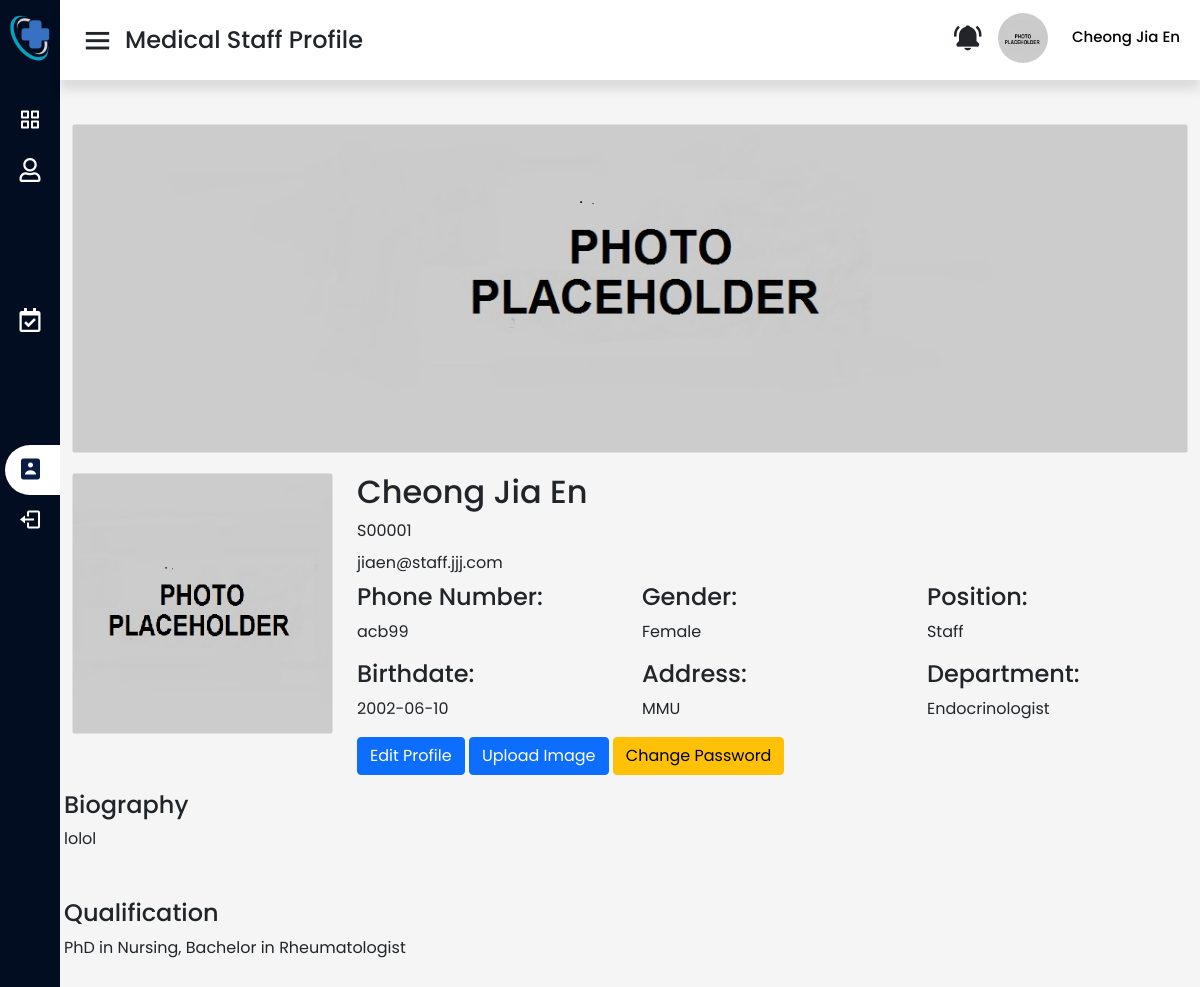
The app's page /staffprofile.php (signed in) with its own data.
### tables this page shows
CREATE TABLE `staff` (
  `staffPrefix` varchar(1) NOT NULL DEFAULT 'S',
  `staffId` int(5) UNSIGNED ZEROFILL NOT NULL,
  `staffName` varchar(50) NOT NULL,
  `staffEmail` varchar(50) NOT NULL,
  `staffPassword` varchar(50) NOT NULL,
  `staffPosition` varchar(50) NOT NULL,
  `staffDepartment` varchar(50) NOT NULL,
  `staffUsertype` varchar(50) NOT NULL DEFAULT 'staff',
  `staffPhone_number` varchar(50) NOT NULL,
  `staffGender` varchar(50) NOT NULL,
  `staffAddress` varchar(50) NOT NULL,
  `staffBirthdate` date NOT NULL,
  `staffImage_profile` varchar(50) NOT NULL,
  `staffImage_cover` varchar(50) NOT NULL,
  `staffBiography` varchar(256) NOT NULL,
  `staffQualification` varchar(256) NOT NULL
);

### staffprofile.php (the view, shortened to what this page needs)
<?php
include 'connection.php';
?>
<!DOCTYPE html>
<html lang="en">
<head>
  <link rel="stylesheet" href="asset/css/navbar.css">
  <link rel="stylesheet" href="asset/css/staffstyle.css">
  <?php include('asset/includes/cssCDN.php'); ?>
</head>
</head>
<body>
  <?php $page = 'staffprofile';
  include('asset/includes/staffSideBar.php'); ?>
  <section class="home-section">
    <nav>
      <div class="sidebar-button">
        <i class='bx bx-menu sidebarBtn'></i>
        <span class="dashboard">Medical Staff Profile</span>
      </div>
      <div class="right-nav">
        <div class="right noti-bell my-auto">
          <i class='bx bxs-bell-ring'></i>
        </div>
        <div class="profile dropdown">
          <div>
            <img src="asset/image/short-emp.jpg">
            <?php
            $currentUser = $_SESSION['staffId'];
            $sql = "SELECT * FROM staff WHERE staffId ='$currentUser'";
            $result=mysqli_query($data,$sql);
            if($result){
              while($row = mysqli_fetch_assoc($result)){
                  $staffName = $row['staffName'];
            ?>
            <span class="profile_name"><?php echo $staffName ?></span>
            <?php } } ?>
          </div>
        </div>
      </div>
    </nav>
  </section>
  <section class="home-section">
    <div class="home-content">
      <?php
          $currentUser = $_SESSION['staffId'];
          $sql = "SELECT * FROM staff WHERE staffId ='$currentUser'";
          $result=mysqli_query($data,$sql);
          if($result){
            while($row = mysqli_fetch_assoc($result)){
                $prefix = $row['staffPrefix'];
                $id = $row['staffId'];
                $name = $row['staffName'];
                $email = $row['staffEmail'];
                $phone_number = $row['staffPhone_number'];
                $position = $row['staffPosition'];
                $department = $row['staffDepartment'];
                $gender = $row['staffGender'];
                $address = $row['staffAddress'];
                $birthdate = $row['staffBirthdate'];
                $biography = $row['staffBiography'];
                $qualification = $row['staffQualification'];
      ?>
      <div class="profile">
        <div class="container-fluid">
          <div class="row">
            <div class="col-xl-12 m-t35">
              <div class="card card-coin">
                <img src="asset/image/long-emp.jpg" alt="">
              </div>
            </div>
          </div>
          <div class="row profile-details">
            <div class="col-xl-3">
              <div class="card card-coin">
                <img src="asset/image/short-emp.jpg" alt="">
              </div>
            </div>
            <div class="col-xl-9 m-t35 my-auto">
              <div class="row">
                <div class="mr-auto pr-3">
                  <h2 class="font-w300 mb-sm-2 mb-1 text-black"><?php echo $name ?></h2>
                </div>
              </div>
              <div class="row">
                <div class="mr-auto pr-3">
                  <p class="mb-sm-2 mb-1"><?php echo $prefix . "" . $id; ?></p>
                  <p class="mb-sm-2 mb-1"><?php echo $email?></p>
                </div>
              </div>
              <div class="row">
                <div class="col-lg-4">
                  <div class="mr-auto pr-3">
                    <h4>Phone Number:</h4>
                    <p><?php echo $phone_number ?></p>
                  </div>
                </div>
                <div class="col-lg-4">
                  <div class="mr-auto pr-3">
                    <h4>Gender:</h4>
                    <p><?php echo $gender ?></p>
                  </div>
                </div>
                <div class="col-lg-4">
                  <div class="mr-auto pr-3">
                    <h4>Position:</h4>
                    <p><?php echo $position ?></p>
                  </div>
                </div>
              </div>
              <div class="row">
                <div class="col-lg-4">
                  <div class="mr-auto pr-3">
                    <h4>Birthdate:</h4>
                    <p><?php echo $birthdate ?></p>
                  </div>
                </div>
                <div class="col-lg-4">
                  <div class="mr-auto pr-3">
                    <h4>Address:</h4>
                    <p><?php echo $address ?></p>
                  </div>
                </div>
                <div class="col-lg-4">
                  <div class="mr-auto pr-3">
                    <h4>Department:</h4>
                    <p><?php echo $department ?></p>
                  </div>
                </div>
              </div>
              <button type="button" class="btn btn-primary" data-bs-toggle="modal" data-bs-target="#editProfile">
                Edit Profile
              </button>
              <button type="button" class="btn btn-primary" data-bs-toggle="modal" data-bs-target="#uploadImage">
                Upload Image
              </button>
              <button type="button" class="btn btn-warning" data-bs-toggle="modal" data-bs-target="#changePass">
                Change Password
              </button>
            </div>
          </div>
        </div>
        <div class="row">
          <div class="col-lg-12 p-3">
            <div class="mr-auto pr-3">
              <h4 class="fs-20 text-black font-w600">Biography</h4>
              <p>
              <?php echo $biography ?>
              </p>
            </div>
          </div>
        </div>
        <div class="row">
          <div class="col-lg-12 p-3">
            <h4 class="fs-20 text-black font-w600">Qualification</h4>
            <p>
            <?php echo $qualification ?>
            </p>
          </div>
        </div>
        <?php
            }
          }
      ?>
      </div>
    </div>
  </section>
</body>
</html>

### asset/css/navbar.css (style rules this page uses)
.home-section { position: relative; background: #f5f5f5; min-height: 20px; height: 100%; width: calc(100% - 220px); left: 220px; transition: all 0.5s ease; overflow-y: auto; }
.home-section nav { display: flex; justify-content: space-between; height: 80px; background: #fff; display: flex; align-items: center; position: fixed; width: calc(100% - 220px); left: 220px; z-index: 100; padding: 0 20px; box-shadow: 0 10px 10px rgba(0, 0, 0, 0.1); transition: all 0.5s ease; }
.home-section nav .sidebar-button { display: flex; align-items: center; font-size: 24px; font-weight: 500; }
nav .sidebar-button i { font-size: 35px; margin-right: 10px; }
nav .right-nav { display: flex; }
nav .right-nav i { font-size: 30px; }
nav .right-nav .right { float: left; padding: 10px; }
nav .right-nav .profile img { border-radius: 50%; width: 50px; height: 50px; object-fit: cover; margin-left: 5px; margin-right: 10px; }
nav .right-nav .profile .profile_name { color: rgb(0, 0, 0); font-size: 15px; white-space: nowrap; font-weight: 500; margin-left: 10px; }
@media (max-width: 1240px) { .home-section { width: calc(100% - 60px); left: 60px; } }
@media (max-width: 1240px) { .home-section nav { width: calc(100% - 60px); left: 60px; } }

### asset/css/staffstyle.css (style rules this page uses)
* { margin: 0; padding: 0; box-sizing: border-box; font-family: "Poppins", sans-serif; }
body { overflow-x: hidden; }
.home-section .home-content { position: relative; padding-top: 104px; }
.home-section .home-content .profile { align-items: center; width: 100%; margin-bottom: 26px; }
.home-section .home-content .profile .profile-details { margin-top: 20px; }

### records on screen
staff: staffName "Cheong Jia En", staffPrefix "S", staffId "00001", staffEmail "jiaen@staff.jjj.com", staffPhone_number "acb99", staffGender "Female", staffPosition "Staff", staffBirthdate "2002-06-10", staffAddress "MMU", staffDepartment "Endocrinologist", staffBiography "lolol", staffQualification "PhD in Nursing, Bachelor in Rheumatologist"
